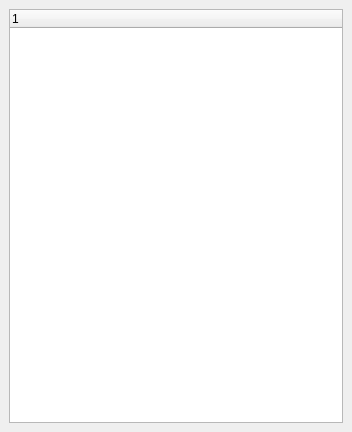
<?xml version="1.0" encoding="UTF-8"?>
<ui version="4.0">
 <class>DockEnviroment</class>
 <widget class="QDockWidget" name="DockEnviroment">
  <property name="geometry">
   <rect>
    <x>0</x>
    <y>0</y>
    <width>352</width>
    <height>432</height>
   </rect>
  </property>
  <property name="minimumSize">
   <size>
    <width>150</width>
    <height>150</height>
   </size>
  </property>
  <property name="windowTitle">
   <string>DockWidget</string>
  </property>
  <widget class="QWidget" name="dockWidgetContents">
   <layout class="QVBoxLayout" name="verticalLayout">
    <item>
     <widget class="QTreeWidget" name="treeWidgetEnviroment">
      <column>
       <property name="text">
        <string notr="true">1</string>
       </property>
      </column>
     </widget>
    </item>
   </layout>
  </widget>
 </widget>
 <resources/>
 <connections/>
</ui>
